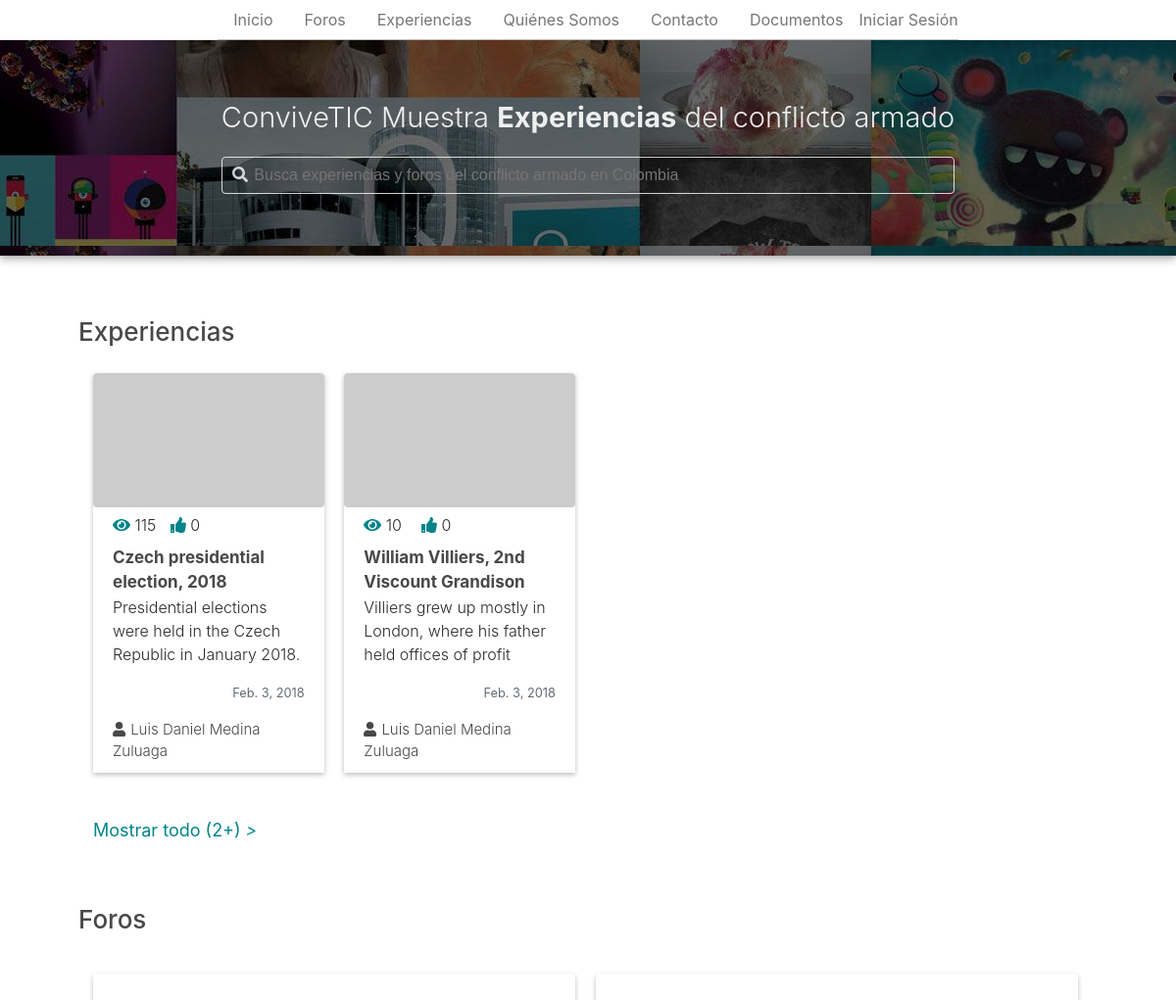
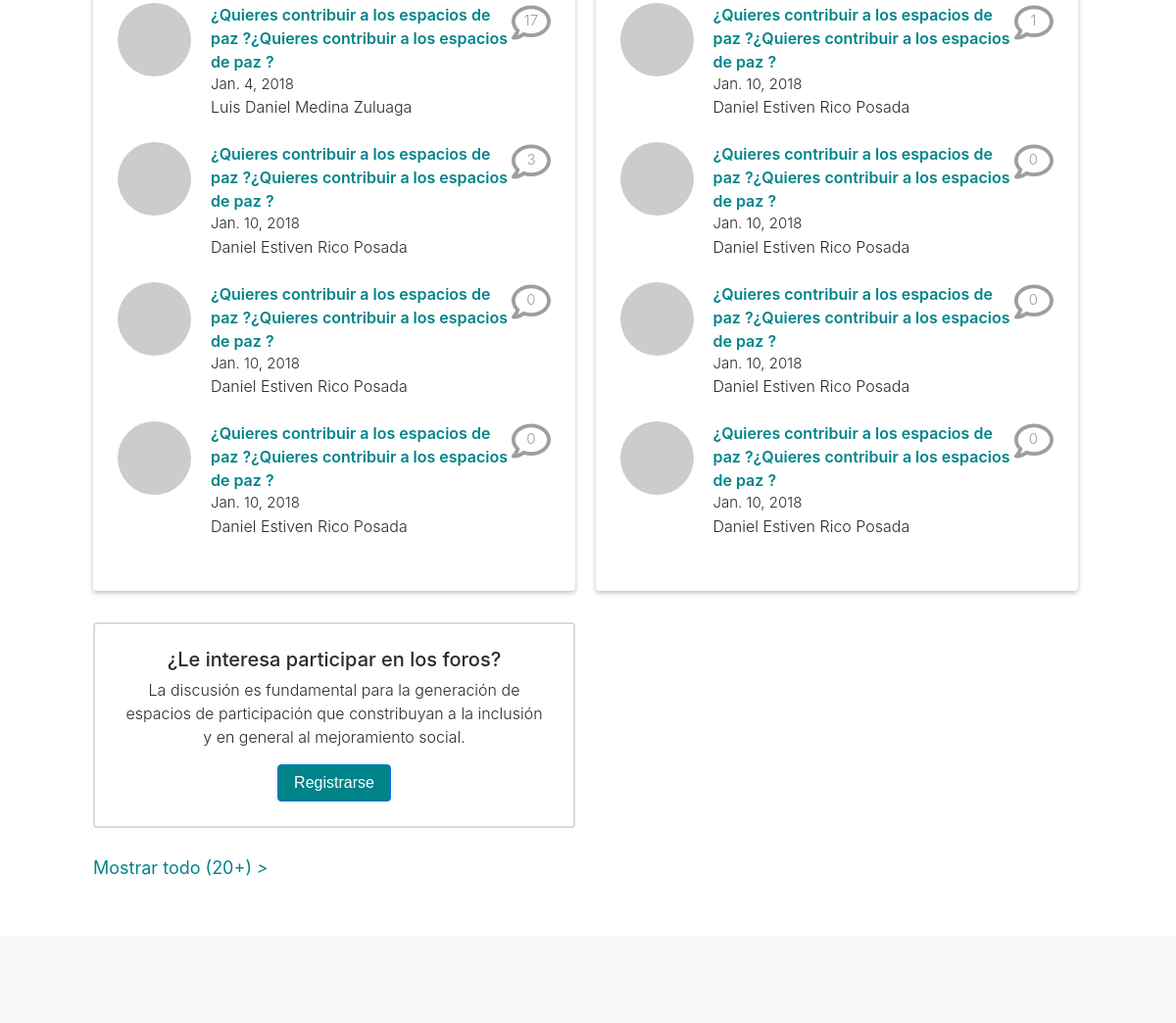
Before: / (upper part) with the older database file (2 pictures, top to bottom).
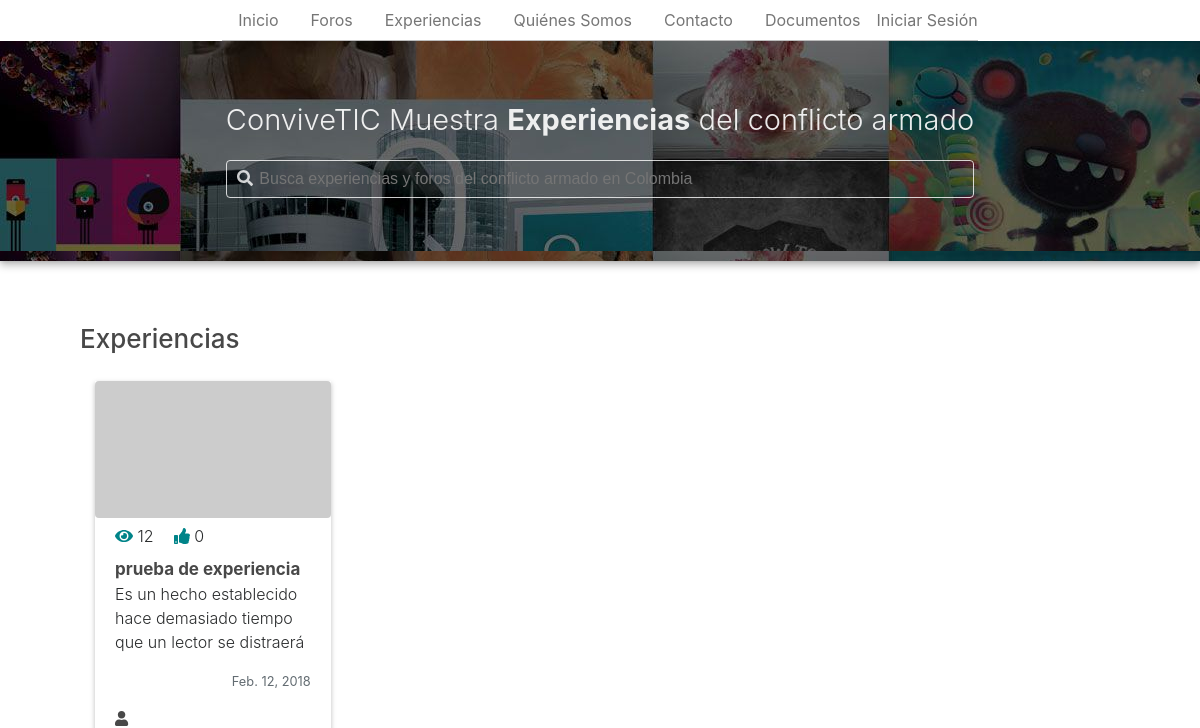
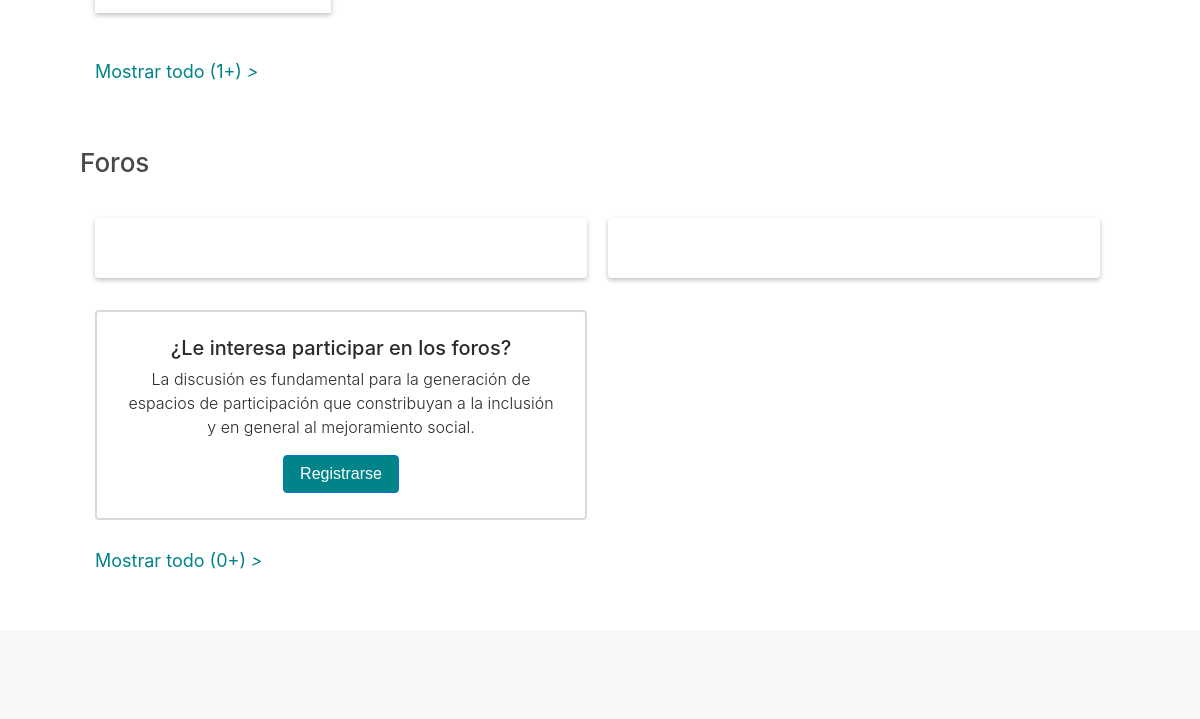
After: the same page with the newer database file (2 pictures, top to bottom).
### app/models.py (models this page shows)
class Experience(models.Model):
	author = models.ForeignKey(
		User,
		on_delete=models.SET_NULL,
		null=True
	)
	title = models.CharField(
		max_length = 100,
		default = ''
	)
	content = models.TextField(
		default="",
		blank=False,
		null=False
	)
	pub_date = models.DateField(
		default=date.today
	)
	video_url = models.CharField(
		max_length=50,
		null=True,
		blank=True
	)
	audio_url = models.CharField(
		max_length=100,
		null=True,
		blank=True
	)
	img = models.ImageField(
		upload_to="uploads/",
		null=True,
		blank=True
	)
	status = models.CharField(
		max_length = 20,
		choices = STATUS_CHOICES,
		default = 'P'
	)
	views = models.PositiveIntegerField(
		default = 0
	)
	likes = models.PositiveIntegerField(
		default = 0
	)
	tags = models.ManyToManyField(ExperienceTag, blank=True)

class Thread(models.Model):
	author = models.ForeignKey(
		User,
		on_delete=models.SET_NULL,
		null=True
	)
	title = models.CharField(
		max_length=100,
		blank=False,
		null=False
	)
	description = models.TextField(
		default='',
		blank=False,
		null=False
	)
	pub_date = models.DateField(
		default=date.today
	)
	video_url = models.CharField(
		max_length=50,
		null=True,
		blank=True
	)
	audio_url = models.CharField(
		max_length=100,
		null=True,
		blank=True
	)
	img = models.ImageField(
		upload_to="uploads/",
		null=True,
		blank=True
	)
	status = models.CharField(
		max_length = 20,
		choices = STATUS_CHOICES,
		default = 'R'
	)
	views = models.PositiveIntegerField(
		default = 0
	)
	tags = models.ManyToManyField(ThreadTag, blank=True)

### app/views.py (the view)
# urls.py: path('', Index.as_view(), name='index'),
class Index(ListView):
	template_name = 'app/index.html'
	context_object_name = 'thread_list'
	queryset = Thread.objects.order_by('pub_date')[:4]
	def get_context_data(self, **kwargs):
		context = super().get_context_data(**kwargs)
		context['secondary_threads'] = Thread.objects.annotate(likes=Count('like')).order_by('pub_date')[4:8]
		context['experiences'] = Experience.objects.filter(status='A').order_by('pub_date')[:9]
		context['th_quantity'] = Thread.objects.all().count()
		return context

### app/templates/app/index.html (shortened to what this page needs)
{% extends 'app/base.html' %}
{% block content %}
	<div class="container-fluid p-container">
		<section class="exp-section">
			<div class="exp-gra-c">
				<h3 class="border exp-section-title">Experiencias</h3>
				<div class="experiences-c">
					{% for exp in experiences %}
					<div class="experience">
						<img class="rounded" src="http://via.placeholder.com/320x186">
						<div class="exp-data">
							<div class="detail-c">
								<div class="popular-data-c">
									<div class="views"><i class="fas fa-eye"></i> {{ exp.views }}</div>
									<div class="likes"><i class="fas fa-thumbs-up"></i> {{ exp.experienceslike_set.count }}</div>
								</div>
								<div class="exp-title"><a href="{% url 'experience-detail' exp.id %}">{{exp.title}}</a></div>
								<div class="content-c">
									<p>{{exp.content}}</p>
								</div>
								<p class="text-muted text-right"><small>{{ exp.pub_date }}</small></p>
								<div class="publisher"><i class="fas fa-user"></i>{{exp.author.get_full_name}}</div>
							</div>
						</div>
					</div>
					{% endfor %}
				</div>
				<div class="more-exp">
					<a href="{% url 'experiences' %}" >Mostrar todo ({{experiences.count}}+) <i>></i></a>
				</div>
			</div>
		</section>
		<section class="forum-section">
			<div class="for-gra-c">
				<h3 class="border for-section-title">Foros</h3>
				<div class="forum-c">
					<div class="forum rounded">
						{% for thread in thread_list %}
							<div class="forum-item">
								<div class="f-image">
									<img class="rounded-circle" src="http://via.placeholder.com/75x75">
								</div>
								<div class="forum-inline">
									<div class="for-data">
										<a href="{% url 'thread-detail' thread.id %}">{{thread.title}}</a>
										<div class="comment-c">
											<i class="far fa-comment"></i>
											<div class="comment-counter">
												{{thread.comment_set.count}}
											</div>
										</div>
									</div>
									<div class="forum-publisher">
										<p class="f-date">{{ thread.pub_date }}</p>
										<p class="f-name">{{ thread.author.get_full_name }}</p>
									</div>
								</div>
							</div>
						{% endfor %}
					</div>
					<div class="forum rounded">
						{% for thread in secondary_threads %}
							<div class="forum-item">
								<div class="f-image">
									<img class="rounded-circle" src="http://via.placeholder.com/75x75">
								</div>
								<div class="forum-inline">
									<div class="for-data">
										<a href="{% url 'thread-detail' thread.id %}">{{thread.title}}</a>
										<div class="comment-c">
											<i class="far fa-comment"></i>
											<div class="comment-counter">
												{{thread.comment_set.count}}
											</div>
										</div>
									</div>
									<div class="forum-publisher">
										<p class="f-date">{{ thread.pub_date }}</p>
										<p class="f-name">{{ thread.author.get_full_name }}</p>
									</div>
								</div>
							</div>
						{% endfor %}
					</div>
					<div class="f-aside">
						<div class="forum-invitation rounded">
							<h5>¿Le interesa participar en los foros?</h5>
							<p>La discusión es fundamental para la generación de espacios de participación que constribuyan a la inclusión y en general al mejoramiento social.</p>
							<button class="btn btn-primary">Registrarse</button>
						</div>
					</div>
				</div>
				<div class="more-forum">
					<a href="{% url 'forums' %}" >Mostrar todo ({{th_quantity}}+) <i>></i></a>
				</div>
			</div>
		</section>
	</div>
	<div class="container-fluid block-expl">
	</div>
{% endblock %}

### app/templates/app/base.html (shortened to what this page needs)
{% load static %}
{% load auth_extras %}
<!DOCTYPE html>
<html lang="es" >
<head>
	<link rel="stylesheet" type="text/css" href="{% static 'app/libs/tether/dist/css/tether.min.css' %}">
	<link rel="stylesheet" type="text/css" href="{% static 'app/libs/bootstrap/dist/css/bootstrap.min.css' %}">
	<link rel="stylesheet" type="text/css" href="{% static 'app/libs/toastr/toastr.min.css' %}">
	<link rel="stylesheet" type="text/css" href="{% static 'app/style.css' %}" />
	<link rel="stylesheet" type="text/css" href="https://cdnjs.cloudflare.com/ajax/libs/imagehover.css/1.0/css/imagehover.min.css">
</head>
<body ng-app='conviveticApp' ng-cloak>
	<header ng-controller="homeController as hCtrl">
		<div class="nav-c">
			<nav class="nav">
			  <a class="nav-link active" href="{% url 'index' %}">Inicio</a>
			  <a class="nav-link" href="{% url 'forums' %}">Foros</a>
			  <a class="nav-link" href="{% url 'experiences' %}">Experiencias</a>
			  <a class="nav-link" href="#">Quiénes Somos</a>
			  <a class="nav-link" href="{% url 'contact-us' %}">Contacto</a>
			  <a class="nav-link" href="{% url 'document' %}">Documentos</a>
		  		{% if request.user.is_authenticated %}
				<div class="dropdown">
				  <button class="btn btn-secondary dropdown-toggle" type="button" id="dropdownMenuButton" data-toggle="dropdown" aria-haspopup="true" aria-expanded="false">
				  	<div class="profile-usr-c">
				    	<i class="fa fa-user" aria-hidden="true"></i>
						{{ request.user.username }}
				  	</div>
				  </button>
				  <div class="dropdown-menu" aria-labelledby="dropdownMenuButton">
				    <a class="dropdown-item" href="{% url 'profile' %}">Mi Perfil</a>
				    <a class="dropdown-item" href="{% url 'logout' %}">Cerrar Sesión</a>
				  </div>
				</div>
			  	{% else %}
		  			<a class="login-link" href="{% url 'login' %}">Iniciar Sesión</a>
			  	{% endif %}
			</nav>
		</div>
		<div class="subheader">
			<div class="subheader-c">
				<div class="sub-content">
					<h4>ConviveTIC Muestra <span class=>Experiencias</span> del conflicto armado</h4>
					<div class="search-box rounded">
						<form>
							<i class="fas fa-search"></i>
							<input class="input-box" type="text" placeholder="Busca experiencias y foros del conflicto armado en Colombia">
						</form>
					</div>
				</div>
			</div>
		</div>
	</header>
	{% block content %} {% endblock %}
</body>
</html>

Changed rows visible on the page:
removed Experience: views "115", experienceslike_set.count "0", title "Czech presidential election, 2018", content "Presidential elections were held in the Czech Republic in January 2018.…", pub_date "Feb. 3, 2018", author.get_full_name "Luis Daniel Medina Zuluaga"
removed Experience: views "10", experienceslike_set.count "0", title "William Villiers, 2nd Viscount Grandison", content "Villiers grew up mostly in London, where his father held offices of profit…", pub_date "Feb. 3, 2018", author.get_full_name "Luis Daniel Medina Zuluaga"
removed Thread: title "¿Quieres contribuir a los espacios de paz ?¿Quieres contribuir a los espacios de paz ?", comment_set.count "17", pub_date "Jan. 4, 2018", author.get_full_name "Luis Daniel Medina Zuluaga", shown under "Foros"
removed Thread: title "¿Quieres contribuir a los espacios de paz ?¿Quieres contribuir a los espacios de paz ?", comment_set.count "3", pub_date "Jan. 10, 2018", author.get_full_name "Daniel Estiven Rico Posada", shown under "Foros"
removed Thread: title "¿Quieres contribuir a los espacios de paz ?¿Quieres contribuir a los espacios de paz ?", comment_set.count "0", pub_date "Jan. 10, 2018", author.get_full_name "Daniel Estiven Rico Posada", shown under "Foros"
removed Thread: title "¿Quieres contribuir a los espacios de paz ?¿Quieres contribuir a los espacios de paz ?", comment_set.count "0", pub_date "Jan. 10, 2018", author.get_full_name "Daniel Estiven Rico Posada", shown under "Foros"
removed Thread: title "¿Quieres contribuir a los espacios de paz ?¿Quieres contribuir a los espacios de paz ?", comment_set.count "1", pub_date "Jan. 10, 2018", author.get_full_name "Daniel Estiven Rico Posada"
removed Thread: title "¿Quieres contribuir a los espacios de paz ?¿Quieres contribuir a los espacios de paz ?", comment_set.count "0", pub_date "Jan. 10, 2018", author.get_full_name "Daniel Estiven Rico Posada"
removed Thread: title "¿Quieres contribuir a los espacios de paz ?¿Quieres contribuir a los espacios de paz ?", comment_set.count "0", pub_date "Jan. 10, 2018", author.get_full_name "Daniel Estiven Rico Posada"
removed Thread: title "¿Quieres contribuir a los espacios de paz ?¿Quieres contribuir a los espacios de paz ?", comment_set.count "0", pub_date "Jan. 10, 2018", author.get_full_name "Daniel Estiven Rico Posada"
added Experience: views "12", experienceslike_set.count "0", title "prueba de experiencia", content "Es un hecho establecido hace demasiado tiempo que un lector se distraerá…", pub_date "Feb. 12, 2018"
Other visible differences:
{{ experiences.count }}: "2" → "1"
{{ th_quantity }}: "20" → "0"
